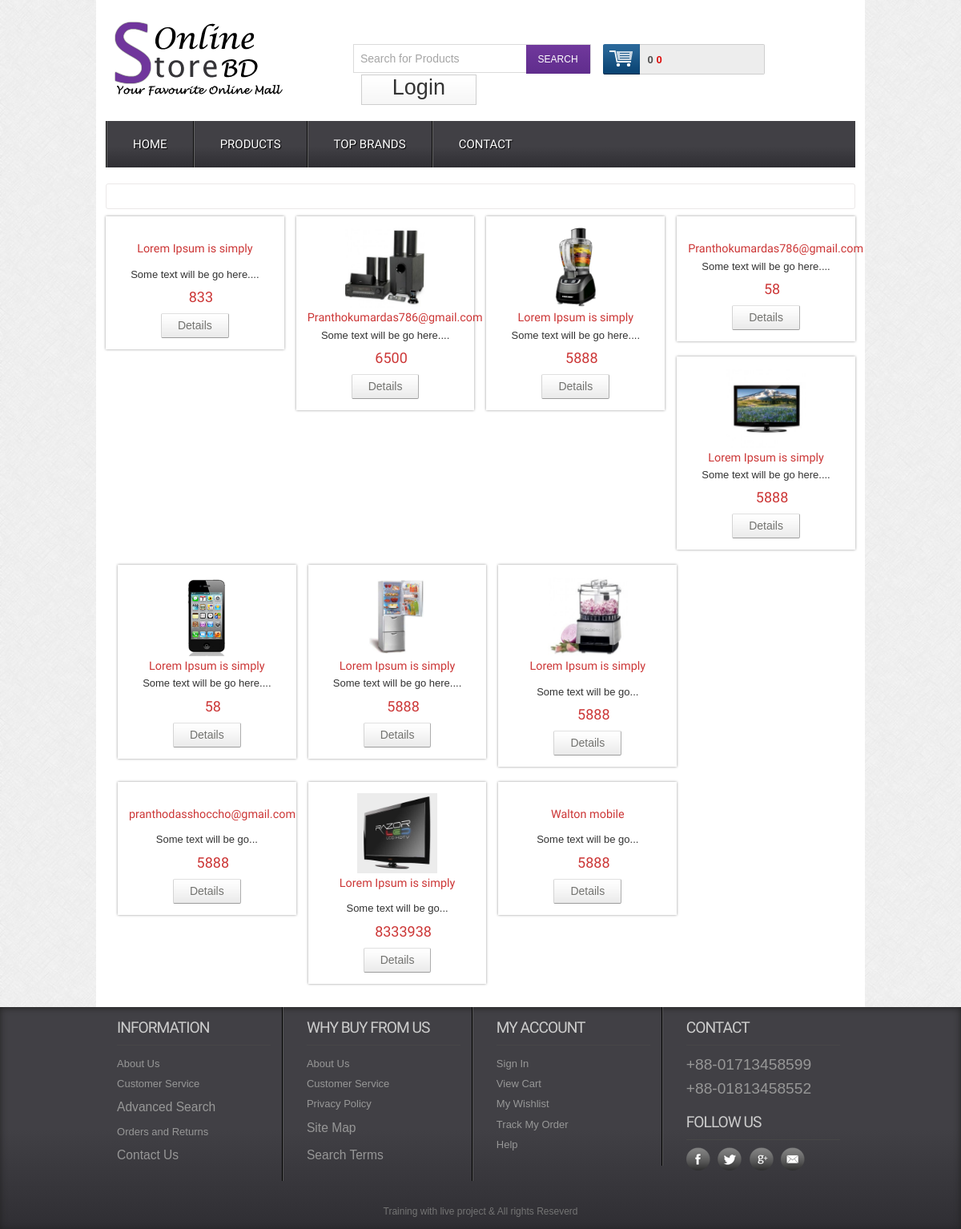
Screenshot of /search.php with the database file from the repository.
### tables this page shows
CREATE TABLE `products` (
  `id` int(11) NOT NULL,
  `pdname` varchar(50) NOT NULL,
  `brandid` int(11) NOT NULL,
  `catid` int(11) NOT NULL,
  `prodetail` text NOT NULL,
  `img` varchar(255) NOT NULL,
  `price` int(11) NOT NULL,
  `type` tinyint(4) NOT NULL,
  `time` timestamp NOT NULL DEFAULT current_timestamp()
);

### admin/class/class.php (called while the page is built, shortened)
<?php
class database{
    public function __construct(){
        $this->link =mysqli_connect('localhost','root','','p-commerce') or die("error is:".mysqli_error($this->link));
    }
    public function select($data){
       $sel = mysqli_query($this->link,$data);
       if($sel){
         return $sel;
       }
    }
}

### admin/class/help.php (called while the page is built, shortened)
<?php
class help
{
    public function read($data, $limit)
    {
        $data = substr($data, 0, $limit);
        $data = substr($data, 0, strrpos($data,' ')).'...';
        return $data;
    }
}

### search.php (the view, shortened to what this page needs)
<?php include 'inc/header.php'; ?>
<div class="main">
    <div class="content">
        <div class="content_top">
        </div>
        <div class="section group">
            <?php
            $select = "SELECT * FROM `products` WHERE pdname LIKE '%$search%' OR prodetail LIKE '%$search%' OR price LIKE '%$search%'";
            $query = $db->select($select);
            if ($num = mysqli_num_rows($query) > 0) {
                while ($row = mysqli_fetch_assoc($query)) {
                    $sid = $row['id'];
                    $que = "select * from products where id=$sid order by id desc";
                    $selt = $db->select($que);
                    while ($row = mysqli_fetch_assoc($selt)) { ?>
                        <div class="grid_1_of_4 images_1_of_4">
                            <a href="preview.php?pid=<?php echo $row['id']; ?>"><img style="height: 100px;" src="admin/upload/<?php echo $row['img']; ?>" alt="" /></a>
                            <h2><?php echo $row['pdname']; ?></h2>
                            <p><?php echo $help->read($row['prodetail'], 30); ?></p>
                            <p><span class="price"><?php echo $row['price']; ?></span></p>
                            <div class="button"><span><a href="preview.php?pid=<?php echo $row['id']; ?>" class="details">Details</a></span></div>
                        </div>
                    <?php
                    }
                }
            } else {
                echo "<h1 style='color:red;text-align:center'>SORRY....!NO RESULT FOUND</h1>";
            }
            ?>
        </div>
    </div>
</div>
</div>
<?php include 'inc/footer.php'; ?>

### css/style.css (style rules this page uses)
html,body,div,span,applet,object,iframe,h1,h2,h3,h4,h5,h6,p,blockquote,pre,a,abbr,acronym,address,big,cite,code,del,dfn,em,img,ins,kbd,q,s,samp,small,strike,strong,sub,sup,tt,var,b,u,i,dl,dt,dd,ol,nav ul,nav li,fieldset,form,label,legend,table,caption,tbody,tfoot,thead,tr,th,td,article,aside,canvas,details,embed,figure,figcaption,footer,header,hgroup,menu,nav,output,ruby,section,summary,time,mark,audio,video { margin:0;padding:0;border:0;font-size:100%;font:inherit;vertical-align:baseline; }
a { text-decoration:none; }
img { max-width:100%; }
body { font-family:Arial, Helvetica, sans-serif; background:url(../images/body_bg3.jpg); }
.section { clear: both; padding: 0px; margin: 0px; }
.group:before, .group:after { content:""; display:table; }
.group:after { clear:both; }
.group { zoom:1; }
.content { padding:20px 0; background:#FFF; }
.content h2 { font-size:23px; color:#6C6C6C; font-family: 'Monda', sans-serif; }
.content_top { padding:15px 20px; border:1px solid #EBE8E8; border-radius:3px; }
.grid_1_of_4 { display: block; float:left; margin: 1% 0 1% 1.6%; box-shadow: 0px 0px 3px rgb(150, 150, 150); }
.grid_1_of_4:first-child { margin-left: 0; }
.images_1_of_4 { width: 20.8%; padding:1.5%; text-align:center; position:relative; }
.images_1_of_4 img { max-width: 100%; height: 100px !important; }
.images_1_of_4 h2 { color: #CC3636; font-family: 'Monda', sans-serif; font-size:0.9em; font-weight : normal; }
.images_1_of_4 p { font-size:0.8125em; padding:0.4em 0; color: #333; }
.images_1_of_4 p span.price { font-size:18px; font-family: 'Monda', sans-serif; color: #CC3636; margin-left:15px; }
.images_1_of_4 .button { float: left; line-height: 1.9em; margin-top: 0.3em; width: 100%; }
.images_1_of_4 .button a { padding:7px 20px; font-size:0.8em; }
.images_1_of_4 .button a { font-family: "Trebuchet MS",Arial,Helvetica,sans-serif; font-size: 14px; line-height: 15px; text-transform: none; color: #737370; text-decoration: none!important; background: url(../images/button-bg.png) repeat-x 0 0 #E8E8E8; display: inline-block; border-left: 1px solid #D4D4D4!important; border-right: 1px solid #ADADAD!important; border-top: 1px solid #E0E0E0!important; border-bottom: 1px solid #9C9C9C!important; cursor: pointer!important; margin: 0 2px; border-radius: 2px; -moz-border-radius: 2px; -webkit-border-radius: 2px; -webkit-transition: all 0.5s ease; -moz-transition: all 0.5s ease; -o-transition: all 0.5s ease; transition: all 0.5s ease; }

### rows the page displays
products: pdname "Lorem Ipsum is simply", prodetail "Some text will be go here....", price "833"
products: img (picture), pdname "Pranthokumardas786@gmail.com", prodetail "Some text will be go here....", price "6500"
products: img (picture), pdname "Lorem Ipsum is simply", prodetail "Some text will be go here....", price "5888"
products: pdname "Pranthokumardas786@gmail.com", prodetail "Some text will be go here....", price "58"
products: img (picture), pdname "Lorem Ipsum is simply", prodetail "Some text will be go here....", price "5888"
products: img (picture), pdname "Lorem Ipsum is simply", prodetail "Some text will be go here....", price "58"
products: img (picture), pdname "Lorem Ipsum is simply", prodetail "Some text will be go here....", price "5888"
products: img (picture), pdname "Lorem Ipsum is simply", prodetail "Some text will be go...", price "5888"
products: pdname "pranthodasshoccho@gmail.com", prodetail "Some text will be go...", price "5888"
products: img (picture), pdname "Lorem Ipsum is simply", prodetail "Some text will be go...", price "8333938"
products: pdname "Walton mobile", prodetail "Some text will be go...", price "5888"
